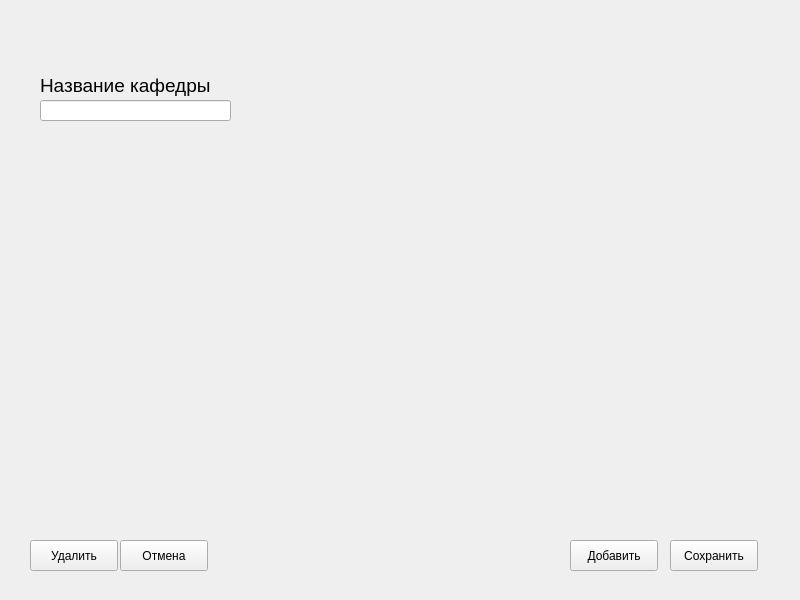
<?xml version="1.0" encoding="UTF-8"?>
<ui version="4.0">
 <class>Edit_faculty</class>
 <widget class="QWidget" name="Edit_faculty">
  <property name="geometry">
   <rect>
    <x>0</x>
    <y>0</y>
    <width>800</width>
    <height>600</height>
   </rect>
  </property>
  <property name="windowTitle">
   <string>Form</string>
  </property>
  <widget class="QLabel" name="ef_name_label">
   <property name="geometry">
    <rect>
     <x>40</x>
     <y>70</y>
     <width>171</width>
     <height>31</height>
    </rect>
   </property>
   <property name="font">
    <font>
     <family>Cantarell</family>
     <pointsize>14</pointsize>
    </font>
   </property>
   <property name="text">
    <string>Название кафедры</string>
   </property>
  </widget>
  <widget class="QLineEdit" name="ef_name_edit">
   <property name="geometry">
    <rect>
     <x>40</x>
     <y>100</y>
     <width>191</width>
     <height>21</height>
    </rect>
   </property>
  </widget>
  <widget class="QPushButton" name="ef_cancel_button">
   <property name="geometry">
    <rect>
     <x>120</x>
     <y>540</y>
     <width>88</width>
     <height>31</height>
    </rect>
   </property>
   <property name="text">
    <string>Отмена</string>
   </property>
  </widget>
  <widget class="QPushButton" name="ef_delete_button">
   <property name="geometry">
    <rect>
     <x>30</x>
     <y>540</y>
     <width>88</width>
     <height>31</height>
    </rect>
   </property>
   <property name="text">
    <string>Удалить</string>
   </property>
  </widget>
  <widget class="QPushButton" name="ef_add_button">
   <property name="geometry">
    <rect>
     <x>570</x>
     <y>540</y>
     <width>88</width>
     <height>31</height>
    </rect>
   </property>
   <property name="text">
    <string>Добавить</string>
   </property>
  </widget>
  <widget class="QPushButton" name="ef_save_button">
   <property name="geometry">
    <rect>
     <x>670</x>
     <y>540</y>
     <width>88</width>
     <height>31</height>
    </rect>
   </property>
   <property name="text">
    <string>Сохранить</string>
   </property>
  </widget>
 </widget>
 <resources/>
 <connections/>
</ui>
